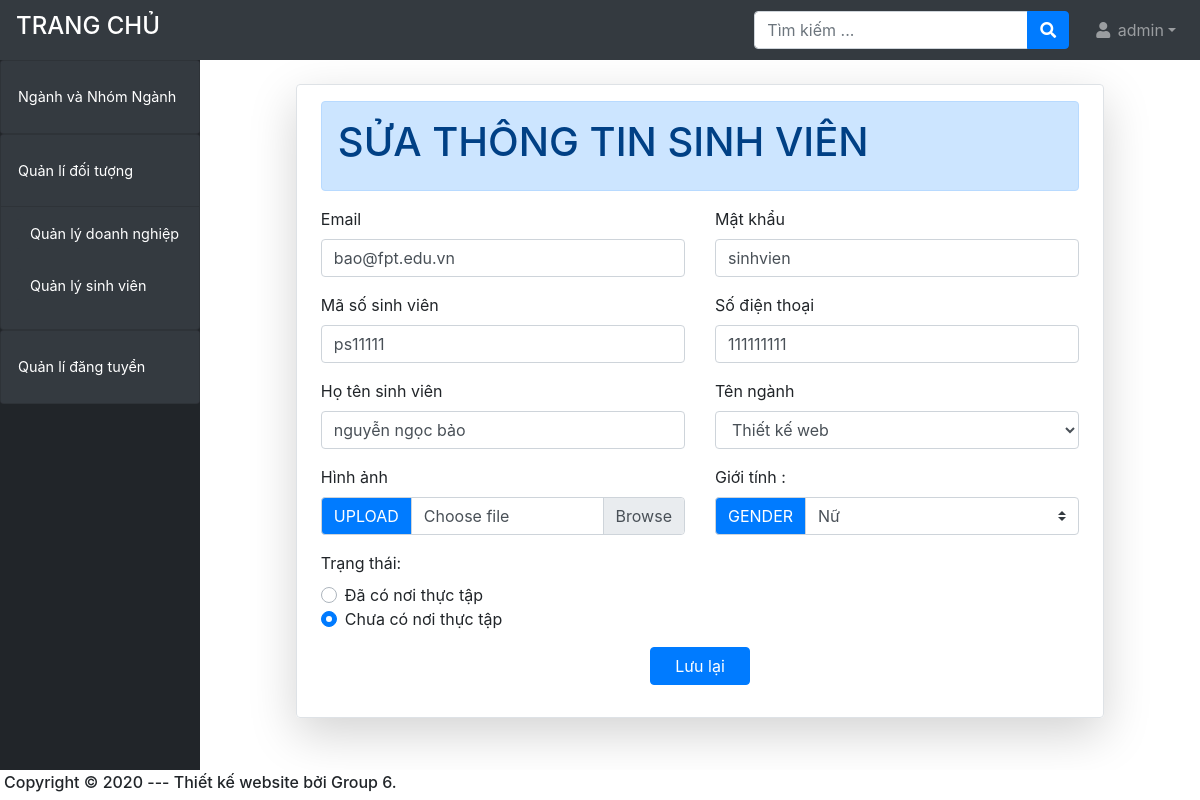
/admin/?ctrl=sinh_vien&act=edit&id_sv=45 (signed in), run on an earlier commit of the app's database.
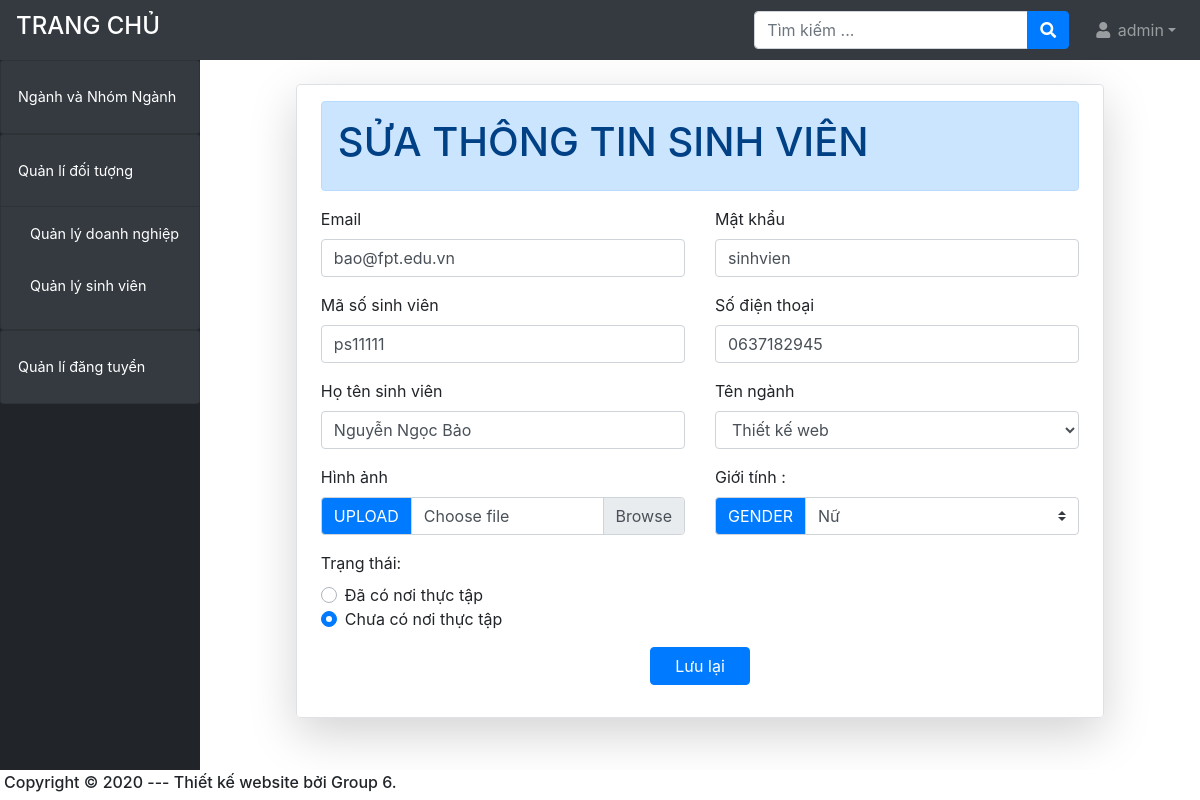
And on a later commit of the database.
### tables this page shows
CREATE TABLE `sinh_vien` (
  `id_sv` int(11) NOT NULL,
  `id_user` int(12) NOT NULL,
  `mssv` varchar(10) DEFAULT NULL,
  `id_nganh` int(11) DEFAULT NULL,
  `ho_ten` varchar(50) DEFAULT 'Sinh viên',
  `gioi_tinh` tinyint(1) DEFAULT NULL,
  `ngay_sinh` date DEFAULT NULL,
  `anh` varchar(100) DEFAULT NULL,
  `sdt` varchar(11) DEFAULT NULL,
  `dia_chi` varchar(200) DEFAULT NULL,
  `trang_thai` tinyint(1) DEFAULT 0 COMMENT '0 chưa có nơi thực tập 1 đã có'
);

### system/database.php (called while the page is built, shortened)
<?php
    function getConnection()  {
        try {
            $conn = new PDO("mysql:host=".HOST_DB.";dbname=".NAME_DB, USER_DB, PASS_DB);
            $conn->setAttribute(PDO::ATTR_ERRMODE, PDO::ERRMODE_EXCEPTION);
            return $conn;
            } catch(PDOException $e) {
            echo "Connection failed: " . $e->getMessage();
            }
        }
    function query($sql)   {
        $conn = getConnection();
        $result = $conn->query($sql);
        return $result;
        }
    function queryOne($sql) {
        $conn = getConnection();
        $result = $conn->query($sql);
        $row = $result->fetch(PDO::FETCH_ASSOC);
        return $row;
    }
?>

### admin/models/sinh_vien.php (called while the page is built, shortened)
<?php require_once('../system/database.php');
function getAllUser()
{
    $sql = "SELECT * from user";
    return query($sql);
}
function getSinhvienByID($id_sv)
{
    $sql = "SELECT * from sinh_vien where id_sv='$id_sv'";
    return queryOne($sql);
}
?>

### admin/models/nganh.php (called while the page is built, shortened)
<?php require_once('../system/database.php');
function getAllNganh()
{
    $sql = "SELECT * from nganh";
    return query($sql);
}
?>

### admin/views/sinh_vien-edit.php (the view, shortened to what the changed rows need)
<form method="POST" class="col-10 mx-auto border  shadow-lg px-4 py-3  rounded mt-4"
    action="<?= ADMIN_URL ?>/?ctrl=sinh_vien&act=update" enctype="multipart/form-data">
    <div class=" overflow-hidden">
        <div class="alert alert-primary w-100 p-3" role="alert">
            <h1>SỬA THÔNG TIN SINH VIÊN</h1>
        </div>
    </div>
    <div class="row">
        <div class="form-group col-6">
            <label for="">Email</label>
            <?php $ds = getAllUser();
                foreach ($ds as $u) { ?>
            <?php if ($row['id_user'] == $u['id_user']) { ?>
            <input type="email" class="form-control" required id="email" name="email" value="<?= $u['email'] ?>">
            <?php } ?>
            <?php } ?>
        </div>
        <div class="form-group col-6">
            <label for="">Mật khẩu</label>
            <?php $ds = getAllUser();
                foreach ($ds as $u) { ?>
            <?php if ($row['id_user'] == $u['id_user']) { ?>
            <input type="text" class="form-control" required id="email" name="pass" value="<?= $u['pass'] ?>">
            <?php } ?>
            <?php } ?>
        </div>
    </div>
    <div class="row">
        <div class="form-group col-6">
            <label for="">Mã số sinh viên</label>
            <input type="text" class="form-control" id="mssv" name="mssv" required value="<?= $row['mssv'] ?>">
        </div>
        <div class="form-group col-6">
            <label for="">Số điện thoại</label>
            <input type="number" class="form-control" id="sdt" name="sdt" required value="<?= $row['sdt'] ?>">
        </div>
    </div>
    <div class="row">
        <div class="form-group col-6">
            <label for="">Họ tên sinh viên</label>
            <input type="text" class="form-control" id="user" name="ho_ten" required value="<?= $row['ho_ten'] ?>">
        </div>
        <div class="form-group col-6">
            <label for="">Tên ngành</label>
            <select name="id_nganh" class="form-control" required>
                <?php require_once "models/nganh.php";
                    $ds = getAllNganh();
                    foreach ($ds as $r) { ?>
                <?php if ($row['id_nganh'] == $r['id_nganh']) { ?>
                <option value="<?= $r['id_nganh'] ?>" selected="selected"> <?= $r['ten_nganh'] ?></option>
                <?php } else { ?>
                <option value="<?= $r['id_nganh'] ?>"> <?= $r['ten_nganh'] ?></option>
                <?php } ?>
                <?php } ?>
            </select>
        </div>
    </div>
    <div class="row">
        <div class="form-group col-6">
            <label for="">Hình ảnh</label>
            <div class="input-group">
                <div class="input-group-prepend">
                    <span class="input-group-text bg-primary text-white" id="inputGroupFileAddon01">UPLOAD</span>
                </div>
                <div class="custom-file  ">
                    <label class="custom-file-label " for="inputGroupFile01">Choose file</label>
                </div>
            </div>
        </div>
        <div class="form-group col-6  ">
            <label for="">Giới tính :</label>
            <div class="input-group">
                <div class="input-group-prepend">
                    <label class="input-group-text bg-primary text-white " for="gender3">GENDER</label>
                </div>
                <select class="custom-select" id="gender3" name="gioi_tinh">
                    <option value="1" <?= ($row['gioi_tinh'] == 1) ? "selected" : ""; ?>>Nữ</option>
                </select>
            </div>
        </div>
    </div>
    <div class="row">
        <div class="form-group col-6">
            <label for="">Trạng thái:</label><br>
            <div class="custom-control custom-radio">
                <label class="custom-control-label" for="trang_thai1"> Đã có nơi thực tập</label>
            </div>
            <div class="custom-control custom-radio">
                <label class="custom-control-label" for="trang_thai0"> Chưa có nơi thực tập</label>
            </div>
        </div>
    </div>
    <div class="row form-group  justify-content-center align-items-center ">
        <button type="submit" class="btn btn-primary px-4">Lưu lại</button>
    </div>
</form>

What changed in the data, as far as the page shows it:
changed sinh_vien "ps11111": sdt "111111111" → "0637182945"; ho_ten "nguyễn ngọc bảo" → "Nguyễn Ngọc Bảo"
